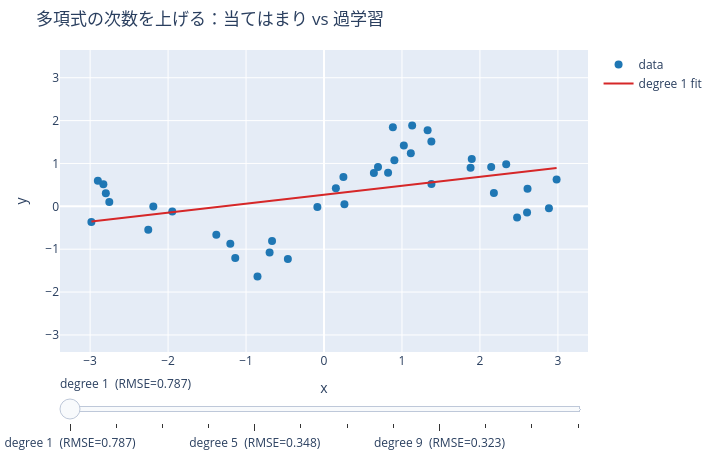

Notebook code cell kept with this figure:
### Markdown cell above
### ▶ 触って確かめる — 次数を上げると過適合

同じデータに多項式の**次数**をスライダーで上げると、低次は素直、高次は点の間で暴れます（過適合）。
訓練 RMSE（ラベル）は下がり続けるのに曲線は信用できなくなる — 次の節で**リッジ正則化**が必要になる理由です。

### Code cell
# Interactive degree sweep: training RMSE keeps dropping while the curve overfits.
import warnings

with warnings.catch_warnings():
    warnings.simplefilter("ignore")  # high-degree polyfit on raw x is ill-conditioned
    fig = viz.plotly_poly_fit_degree(x, y, degrees=range(1, 13))
fig.show()

### Figure 1 — Plotly figure (JSON) as saved in the notebook; plotly's stock layout.template omitted (floating-point values rounded to 4 significant figures; data arrays with more than 128 entries replaced by an {"elided": "..."} marker saying what was removed)
{"data": [{"marker": {"color": "#1f77b4", "size": 8}, "mode": "markers", "name": "data", "type": "scatter", "x": [-2.984, -2.901, -2.83, -2.798, -2.754, -2.254, -2.189, -1.946, -1.381, -1.202, -1.139, -0.8532, -0.6979, -0.6665, -0.4639, -0.08499, 0.1521, 0.2488, 0.2617, 0.6398, 0.6923, 0.8218, 0.8831, 0.9028, 1.024, 1.113, 1.131, 1.329, 1.377, 1.378, 1.88, 1.895, 2.144, 2.179, 2.337, 2.477, 2.604, 2.61, 2.885, 2.983], "y": [-0.3637, 0.5951, 0.5148, 0.3044, 0.1021, -0.5486, -0.004462, -0.1184, -0.6609, -0.8735, -1.207, -1.637, -1.077, -0.8115, -1.231, -0.01434, 0.4223, 0.6828, 0.0467, 0.7794, 0.9166, 0.7805, 1.844, 1.074, 1.422, 1.239, 1.886, 1.773, 1.515, 0.5216, 0.8987, 1.102, 0.9197, 0.3108, 0.983, -0.2615, -0.1426, 0.4114, -0.04417, 0.6239]}, {"line": {"color": "#d62728", "width": 2}, "mode": "lines", "name": "degree 1 fit", "type": "scatter", "x": {"elided": "200 float values"}, "y": {"elided": "200 float values"}}], "layout": {"height": 460, "margin": {"b": 40, "l": 60, "r": 20, "t": 50}, "sliders": [{"currentvalue": {"prefix": ""}, "steps": [{"args": [["degree 1  (RMSE=0.787)"], {"frame": {"duration": 0, "redraw": true}, "mode": "immediate"}], "label": "degree 1  (RMSE=0.787)", "method": "animate"}, {"args": [["degree 2  (RMSE=0.787)"], {"frame": {"duration": 0, "redraw": true}, "mode": "immediate"}], "label": "degree 2  (RMSE=0.787)", "method": "animate"}, {"args": [["degree 3  (RMSE=0.499)"], {"frame": {"duration": 0, "redraw": true}, "mode": "immediate"}], "label": "degree 3  (RMSE=0.499)", "method": "animate"}, {"args": [["degree 4  (RMSE=0.499)"], {"frame": {"duration": 0, "redraw": true}, "mode": "immediate"}], "label": "degree 4  (RMSE=0.499)", "method": "animate"}, {"args": [["degree 5  (RMSE=0.348)"], {"frame": {"duration": 0, "redraw": true}, "mode": "immediate"}], "label": "degree 5  (RMSE=0.348)", "method": "animate"}, {"args": [["degree 6  (RMSE=0.345)"], {"frame": {"duration": 0, "redraw": true}, "mode": "immediate"}], "label": "degree 6  (RMSE=0.345)", "method": "animate"}, {"args": [["degree 7  (RMSE=0.344)"], {"frame": {"duration": 0, "redraw": true}, "mode": "immediate"}], "label": "degree 7  (RMSE=0.344)", "method": "animate"}, {"args": [["degree 8  (RMSE=0.344)"], {"frame": {"duration": 0, "redraw": true}, "mode": "immediate"}], "label": "degree 8  (RMSE=0.344)", "method": "animate"}, {"args": [["degree 9  (RMSE=0.323)"], {"frame": {"duration": 0, "redraw": true}, "mode": "immediate"}], "label": "degree 9  (RMSE=0.323)", "method": "animate"}, {"args": [["degree 10  (RMSE=0.318)"], {"frame": {"duration": 0, "redraw": true}, "mode": "immediate"}], "label": "degree 10  (RMSE=0.318)", "method": "animate"}, {"args": [["degree 11  (RMSE=0.300)"], {"frame": {"duration": 0, "redraw": true}, "mode": "immediate"}], "label": "degree 11  (RMSE=0.300)", "method": "animate"}, {"args": [["degree 12  (RMSE=0.299)"], {"frame": {"duration": 0, "redraw": true}, "mode": "immediate"}], "label": "degree 12  (RMSE=0.299)", "method": "animate"}]}], "title": {"text": "多項式の次数を上げる：当てはまり vs 過学習"}, "width": 720, "xaxis": {"title": {"text": "x"}}, "yaxis": {"range": [-3.398, 3.647], "title": {"text": "y"}}}}
